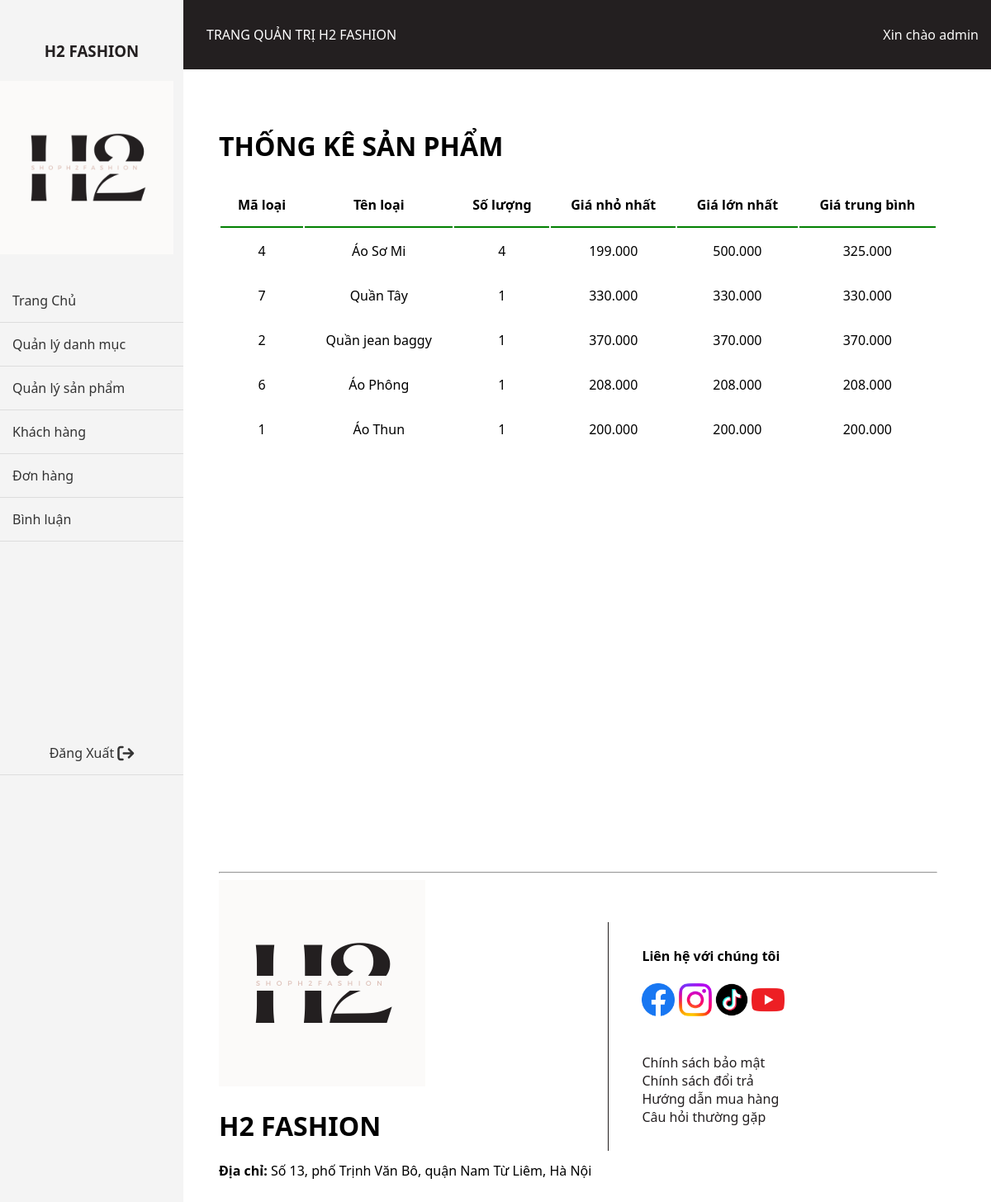
Screenshot of /admin/index.php (signed in) with the database file from the repository.
### tables this page shows
CREATE TABLE `danh_muc` (
  `dm_id` int(11) NOT NULL,
  `dm_name` varchar(255) NOT NULL
);

### model/pdo.php (called while the page is built, shortened)
<?php
function pdo_get_connection(){
    $dburl = "mysql:host=localhost;dbname=duan_1;charset=utf8";
    $username = 'root';
    $password = '';
    $conn = new PDO($dburl, $username, $password);
    $conn->setAttribute(PDO::ATTR_ERRMODE, PDO::ERRMODE_EXCEPTION);
    return $conn;
}
function pdo_query_all($sql){
    $sql_args = array_slice(func_get_args(), 1);
    try{
        $conn = pdo_get_connection();
        $stmt = $conn->prepare($sql);
        $stmt->execute($sql_args);
        $rows = $stmt->fetchAll();
        return $rows;
    }
    catch(PDOException $e){
        throw $e;
    }
    finally{
        unset($conn);
    }
}

### model/thongke.php (called while the page is built)
<?php
function thongkesp_dm(){
    $sql="select danh_muc.dm_id, danh_muc.dm_name, COUNT(*) 'soluong', MIN(sp_price) 'gia_min',
     MAX(sp_price) 'gia_max', AVG(sp_price) 'gia_avg' from danh_muc join san_pham on san_pham.dm_id=danh_muc.dm_id
     group by danh_muc.dm_id, danh_muc.dm_name order by soluong DESC";
     $result=pdo_query_all($sql);
     return $result;
}
?>

### admin/home.php (the view, shortened to what this page needs)
<div class="col-md-8">
  <h1>THỐNG KÊ SẢN PHẨM</h1>
  <div class="row frm_dm frmlist_pro">
    <table class="table">
      <thead>
        <tr class="text-center">
          <th scope="col">Mã loại</th>
          <th scope="col">Tên loại</th>
          <th scope="col">Số lượng</th>
          <th scope="col">Giá nhỏ nhất</th>
          <th scope="col">Giá lớn nhất</th>
          <th scope="col">Giá trung bình</th>
        </tr>
      </thead>
      <tbody>
        <?php
      foreach ($show  as $value) :
        extract($value);
      ?>
        <tr>
          <td class="text-center">
            <?= $dm_id ?>
          </td>
          <td class="text-center">
            <?= $dm_name ?>
          </td>
          <td class="text-center">
            <?= $soluong ?>
          </td>
          <td class="text-center">
            <?= number_format($gia_min) ?>.000
          </td>
          <td class="text-center">
            <?= number_format($gia_max) ?>.000
          </td>
          <td class="text-center">
            <?= number_format($gia_avg) ?>.000
          </td>
        </tr>
        <?php endforeach; ?>
      </tbody>
    </table>
  </div>
</div>
<div class="row">
  <div class="col-md-12" id="piechart" style="width:100%; width: 900px; height: 500px; align-items:center"></div>
</div>

### admin/header.php (shortened to what this page needs)
<!DOCTYPE html>
<html lang="en">
<head>
    <link rel="stylesheet" href="../view/css/style.css">
    <link rel="stylesheet" href="../view/css/account.css">
    <link rel="stylesheet" href="https://cdnjs.cloudflare.com/ajax/libs/font-awesome/6.0.0-beta3/css/all.min.css"
>
</head>
<body>
    <div class="header">
        <p>TRANG QUẢN TRỊ H2 FASHION </p>
        <a href="#">Xin chào admin</a>
    </div>
    <div class="nav">
        <h3 class="bst">H2 FASHION</h3>
        <img src="../view/image/h2_fashion_logo.png" alt="" width="210px" style="margin: 25px 0px;">
        <a href="index.php"> Trang Chủ</a>
        <a href="index.php?act=listdm"> Quản lý danh mục</a>
        <a href="index.php?act=listsp"> Quản lý sản phẩm</a>
        <a href="index.php?act=dskh">Khách hàng</a>
        <a class="nav-link" href="?act=donhang">Đơn hàng</a>
        <a class="nav-link" href="?act=bl">Bình luận</a>
        <div class="adm">
            <a href="index.php?act=dangxuat">Đăng Xuất <i class="fa-solid fa-arrow-right-from-bracket fa-lg"></i></a>
        </div>
    </div>
    <div class="main">

### admin/index.php (shortened to what this page needs)
<?php
include "../model/pdo.php";
include "../model/sanpham.php";
include "../model/thongke.php";
include "header.php";
$show = thongkesp_dm();
if (isset($_GET['act'])) {
    $act = $_GET['act'];
    switch ($act) {
        case 'adddm':
            if (isset($_POST['themmoi']) && ($_POST['themmoi'])) {
                if ($_POST['tenloai'] != '') {
                    $tenloai = $_POST['tenloai'];
                    insert_danhmuc($tenloai);
                    $thongbaor = "Thêm thành công";
                } else {
                    $thongbaor = 'Mời nhập tên danh mục';
                }
            }
            include "danhmuc/add.php";
            break;
        case 'listdm':
            $listdanhmuc = loadall_danhmuc();
            include "danhmuc/list.php";
            break;
        case 'deletedm':
            if (isset($_GET['id']) && ($_GET['id'] > 0)) {
                delete_danhmuc($_GET['id']);
            }
            $listdanhmuc = loadall_danhmuc();
            include "danhmuc/list.php";
            break;
        case 'editdm':
            if (isset($_GET['id']) && ($_GET['id'] > 0)) {
                $danhmuc = loadone_danhmuc($_GET['id']);
            }
            include "danhmuc/update.php";
            break;
        case 'updatedm':
            if (isset($_POST['capnhat']) && ($_POST['capnhat']) && ($_POST['tenloai'] != ' ')) {
                $tenloai = $_POST['tenloai'];
                $id = $_POST['id'];
                update_danhmuc($id, $tenloai);
                $thongbao = "cập nhật thành công";
            } else {
                $thongbaor = 'tên rỗng';
            }
            $listdanhmuc = loadall_danhmuc();
            include "danhmuc/list.php";
            break;
        case 'addsp':
            if (isset($_POST['themmoi']) && ($_POST['themmoi'])) {
                if (($_POST['tensp'] != "") && ($_POST['giasp'] != "")) {
                    $iddm = $_POST['iddm'];
                    $tensp = $_POST['tensp'];
                    $giasp = $_POST['giasp'];
                    $mota = $_POST['mota'];
                    $tacgia = $_POST['tacgia'];
                    $hinh = $_FILES['hinh']['name'];
                    $dir = "../upload/";
                    $target_file = $dir . basename($_FILES['hinh']['name']);
                    if (move_uploaded_file($_FILES['hinh']['tmp_name'], $target_file)) {
                    } else {
                    }
                    insert_sanpham($tensp, $giasp, $hinh, $tacgia, $mota, $iddm);
                    $thongbao = "Thêm thành công";
                } else {
                    $thongbaor = 'Vui lòng nhập tên và giá sản phẩm';
                }
            }
            $listdanhmuc = loadall_danhmuc();
            include "sanpham/add.php";
            break;
        case 'listsp':
            if (isset($_POST['listok']) && ($_POST['listok'])) {
                $kyw = $_POST['kyw'];
                $iddm = $_POST['iddm'];
            } else {
                $kyw = '';
                $iddm = 0;
            }
            $tendm = load_ten_dm($iddm);
            $listdanhmuc = loadall_danhmuc();
            $listsanpham = loadall_sanpham($kyw, $iddm);
            include "sanpham/list.php";
            break;
        case 'deletesp':
            if (isset($_GET['id']) && ($_GET['id'] > 0)) {
                delete_sanpham($_GET['id']);
            }
            $listsanpham = loadall_sanpham();
            include "sanpham/list.php";
            break;
        case 'editsp':
            if (isset($_GET['id']) && ($_GET['id'] > 0)) {
                $sanpham = loadone_sanpham($_GET['id']);
            }
            $listdanhmuc = loadall_danhmuc();
            include "sanpham/update.php";
            break;
        case 'updatesp':
            if (isset($_POST['capnhat']) && ($_POST['capnhat'])) {
                $id = $_POST['id'];
                $iddm = $_POST['iddm'];
                $tensp = $_POST['tensp'];
                $giasp = $_POST['giasp'];
                $mota = $_POST['mota'];
                $tacgia = $_POST['tacgia'];
                $hinh = $_FILES['hinh']['name'];
                $dir = "../upload/";
                $target_file = $dir . basename($_FILES['hinh']['name']);
                if (move_uploaded_file($_FILES['hinh']['tmp_name'], $target_file))
                    ;
                $listdanhmuc = loadall_danhmuc();
                update_sanpham($id, $tensp, $giasp, $hinh, $tacgia, $mota, $iddm);
                $thongbao = "cập nhật thành công";
            } else {
                $err = "lỗi";
            }
            $listsanpham = loadall_sanpham("", 0);
            $listdanhmuc = loadall_danhmuc();
            include "sanpham/list.php";
            break;
        case 'dskh':
            $list_taikhoan = loadall_taikhoan();
            include "taikhoan/list.php";
            break;
        case 'delete_tk':
            if (isset($_GET['id']) && ($_GET['id']) > 0) {
                delete_taikhoan($_GET['id']);
            }
            $list_taikhoan = loadall_taikhoan();
            include "taikhoan/list.php";
        break;
        case 'dangnhap':
            if (isset($_POST['dangnhap']) && ($_POST['dangnhap'])) {
                $user = $_POST['user'];
                $pass = $_POST['pass'];
                $check_user = check_user($user, $pass);
                if (is_array($check_user) && ($check_user['tk_role'] != 0)) {
                    header('Location:index.php');
                } else {
                    $thongbao = "Tài khoản không tồn tại vui lòng kiểm tra lại user or pass";
                }
            }
            include "account/login.php";
            break;
            case 'donhang':
                if (isset($_POST['searchdh'])) {
                    $listbill = search_bill($_POST['iddh']);
                } else {
                    $listbill = loadall_bill(0);
                }
                include 'donhang/list-donhang.php';
                break;
        case 'updatedh':
            if (isset($_GET['iddh'])) {
                $dh = loadone_bill($_GET['iddh']);
                $idbill=$_GET['iddh'];
                $listbillct = loadall_billct($idbill);
                }
            if (isset($_POST['updatedh'])) {
                $id = $_POST['iddh'];
                $tt = $_POST['ttdh'];
                update_dh($id, $tt);
                header("location:index.php?act=donhang");
            }
            include 'donhang/edit-donhang.php';
            break;
        case 'deletedh':
            if (isset($_GET['iddh'])) {
                delete_dh($_GET['iddh']);
                header("location:index.php?act=donhang");
            }
            break;
        case 'bl':
            $binh_luan = loadall_binhluan(0);
            include "binhluan/list.php";
            break;
        case 'xoabl':
            if (isset($_GET['id']) && ($_GET['id'] > 0)) {
                delete_binhluan($_GET['id']);
            }
            $binh_luan = loadall_binhluan(0);
            include "binhluan/list.php";
            break;
        case 'dangxuat':
            session_unset();
            header('Location:../index.php');
            break;
        default:
            include "home.php";
            break;
    }
} else {
    include "home.php";
}
include "footer.php";
?>

### admin/footer.php
<hr>
<div class="footer">
<div class="footer-left">
    <img src="../view/image/h2_fashion_logo.png" width="250"alt="H2 Fashion">
    <h1>H2 FASHION</h1>
    <p><b>Địa chỉ:</b> Số 13, phố Trịnh Văn Bô, quận Nam Từ Liêm, Hà Nội</p>
</div>
<div class="footer-right">
    <div class="footer-right1">
    <b>Liên hệ với chúng tôi</b> <br> <br>
            <a href=""><img src="../view/image/facebook.png" width="40px" alt=""></a>
            <a href=""><img src="../view/image/insta.png" width="40px" alt=""></a>
            <a href=""><img src="../view/image/tiktok.png" width="40px" alt=""></a>
            <a href=""><img src="../view/image/youtube.png" width="40px" alt=""></a>
    </div>
    <div class="footer-right1">
<a href="">Chính sách bảo mật</a> <br>
<a href="">Chính sách đổi trả</a> <br>
<a href="">Hướng dẫn mua hàng</a> <br>
<a href="">Câu hỏi thường gặp</a>
    </div>
    </div>
</div>

### view/css/style.css (style rules this page uses)
* { box-sizing: border-box; font-family: 'Segoe UI', Tahoma, Geneva, Verdana, sans-serif; }
:root { --theme-color: #FBFAF9; --theme-color-2: #231F20; }
body { margin: 0; font-family: Arial, sans-serif; }
.header { background-color: #231F20; padding: 15px; color: white; display: flex; justify-content: space-between; align-items: center; padding-left: 250px; }
.header a { text-decoration: none; color: var(--theme-color); }
.nav { width: 222px; background-color: #f4f4f4; position: fixed; left: 0; top: 0; overflow-y: auto; padding-top: 30px; height: 100%; }
.bst { text-align: center; color: var(--theme-color-2); height: 6px; }
.nav a { display: block; padding: 15px; text-decoration: none; color: #333; border-bottom: 1px solid #ddd; }
.adm { text-align: center; margin-top: 230px; }
.main { margin-left: 200px; padding: 50px 65px; background-color: white; min-height: 516px; }
.frm_dm table { width: 100%; }
.frm_dm table tr th,td { padding: 15px; text-align: center; }
.frm_dm table th { border-bottom: 2px solid green; }
.footer { width: 100%; display: flex; align-items: center; }
.footer-right { max-width: 300px; padding: 10px 20px; margin: 10px 20px; border-left: var(--theme-color-2) 1px solid; }
.footer-right1 { padding: 20px 20px; }
.footer-right1 b { margin-bottom: 50px; }
.footer-right1 a { text-decoration: none; color: var(--theme-color-2); }

### rows the page displays
danh_muc: dm_id "4", dm_name "Áo Sơ Mi", soluong "4", gia_min "199", gia_max "500", gia_avg "325"
danh_muc: dm_id "7", dm_name "Quần Tây", soluong "1", gia_min "330", gia_max "330", gia_avg "330"
danh_muc: dm_id "2", dm_name "Quần jean baggy", soluong "1", gia_min "370", gia_max "370", gia_avg "370"
danh_muc: dm_id "6", dm_name "Áo Phông", soluong "1", gia_min "208", gia_max "208", gia_avg "208"
danh_muc: dm_id "1", dm_name "Áo Thun", soluong "1", gia_min "200", gia_max "200", gia_avg "200"
